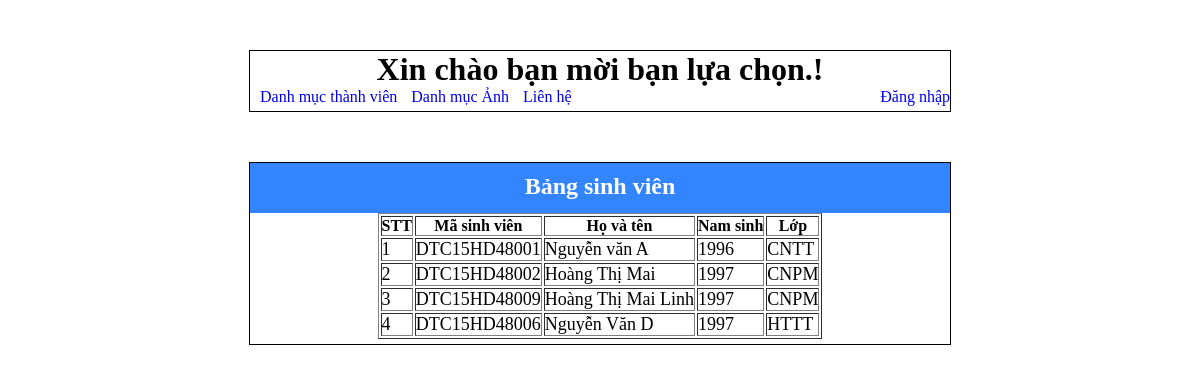
/index.php?action=user&mouse, run on the app's committed database.
### tables this page shows
CREATE TABLE `tbl_student` (
  `id` int(11) NOT NULL,
  `maSV` char(30) NOT NULL,
  `tenSV` varchar(50) NOT NULL,
  `namSinh` int(11) NOT NULL,
  `lop` varchar(50) NOT NULL,
  `img` text NOT NULL,
  `tb_key` int(11) NOT NULL
);

### Librory/DBConfing.php (called while the page is built, shortened)
<?php
class Database
{
	public function connect()
	{
		$this->conn = mysqli_connect('localhost', 'root', '','proiect_student');
		if (!$this->conn) {
			echo "kết nối thất bại";
		} else{
			mysqli_set_charset($this->conn, 'utf8');
		}
		return $this->conn;
	}
}
?>

### Model/DBFunction.php (called while the page is built, shortened)
<?php
  require_once 'Librory/DBConfing.php';
  class Processing extends Database
  {
  	private $reult = NULL;
  	public function execute($sql)
  	{
  		$this->reult = $this->conn->query($sql);
  		return $this->reult;
  	}
  	public function getData()
  	{
  		if ($this->reult) {
  			$data = mysqli_fetch_assoc($this->reult);
  		} else{
  			$data = 0;
  		}
  		return $data;
  	}
  	public function getAllData($table)
    {
      $sql = "SELECT * FROM $table";
      $this->execute($sql);
      if ($this->num_rows() == 0) {
        $data = 0;
      } else{
        while ($datas = $this->getData()) {
          $data[] = $datas;
        }
      }
      return $data;
    }
    public function num_rows()
    {
      if ($this->reult) {
        $num = mysqli_num_rows($this->reult);
      } else{
        $num = 0;
      }
      return $num;
    }
  }
 ?>

### View/Page/home.php (the view, shortened to what this page needs)
<!DOCTYPE html>
<html lang="en">
<head>
</head>
<body>
	<div class="Danhsach">
		<h2>Bảng sinh viên</h2>
		<table border="1px solid #41383C">
			<thead>
				<th>STT</th>
				<th>Mã sinh viên</th>
				<th>Họ và tên</th>
				<th>Nam sinh</th>
				<th>Lớp</th>
			</thead>
			<tbody>
				<?php
					$stt = 1;
					foreach ($danhSachSV as $value) {
			 	?>
			 	<tr>
			 		<td><?php echo $stt; ?></td>
			 		<td><?php echo $value['maSV']; ?></td>
			 		<td><?php echo $value['tenSV']; ?></td>
			 		<td><?php echo $value['namSinh']; ?></td>
			 		<td><?php echo $value['lop']; ?></td>
			 	</tr>
				<?php
					$stt++;
					}
				 ?>
			</tbody>
		</table>
	</div>
</body>
</html>

### index.php (shortened to what this page needs)
<!DOCTYPE html>
<html lang="en">
<head>
	<link rel="stylesheet" href="style.css">
</head>
<body>
	<div class="Danhsach">
		<h1>Xin chào bạn mời bạn lựa chọn.!</h1>
		<a href="index.php?action=user&mouse" class="luachon">Danh mục thành viên</a>
		<a href="index.php?action=user&mouse=img" class="luachon">Danh mục Ảnh</a>
		<a href="index.php?action=user&mouse=me" class="luachon">Liên hệ</a>
		<a href="indexlogin.php" class="dangnhap">Đăng nhập</a>
	</div>
</body>
</html>
<?php
require_once 'Model/DBFunction.php';
$db = new Processing();
$db -> connect();
if (isset($_GET['action'])) {
	$action = $_GET['action'];
	switch ($action) {
		case 'user':
		require_once 'Contraller/Work-user/handling-user.php';
		break;
	}
}
?>

### Contraller/Work-user/handling-user.php (shortened to what this page needs)
<?php
if (isset($_GET['mouse'])) {
	$mouse = $_GET['mouse'];
	switch ($mouse) {
		default:
			$tblTable = "tbl_student";
			$danhSachSV = $db->getAlldata($tblTable);
			require_once 'View/Page/home.php';
			break;
	}
}
?>

### style.css (style rules this page uses)
* { margin: 0px; padding: 0px; }
.Danhsach { width: 700px; height: auto; border: 1px solid #000; margin: 0 auto; margin-top: 50px; padding-bottom:5px; }
h1 { text-align: center; }
.Danhsach .luachon { text-decoration: none; margin-left: 10px; }
h2 { width: 700px; height: 40px; text-align: center; background: #3385ff; padding-top:10px; color:#fff; }
.Danhsach td { font-size: 18px; }
.Danhsach table { margin: 0 auto; }
.dangnhap { float: right; text-decoration: none; margin-left: 10px; }

### data on the page
tbl_student: maSV "DTC15HD48001", tenSV "Nguyễn văn A", namSinh "1996", lop "CNTT"
tbl_student: maSV "DTC15HD48002", tenSV "Hoàng Thị Mai", namSinh "1997", lop "CNPM"
tbl_student: maSV "DTC15HD48009", tenSV "Hoàng Thị Mai Linh", namSinh "1997", lop "CNPM"
tbl_student: maSV "DTC15HD48006", tenSV "Nguyễn Văn D", namSinh "1997", lop "HTTT"
